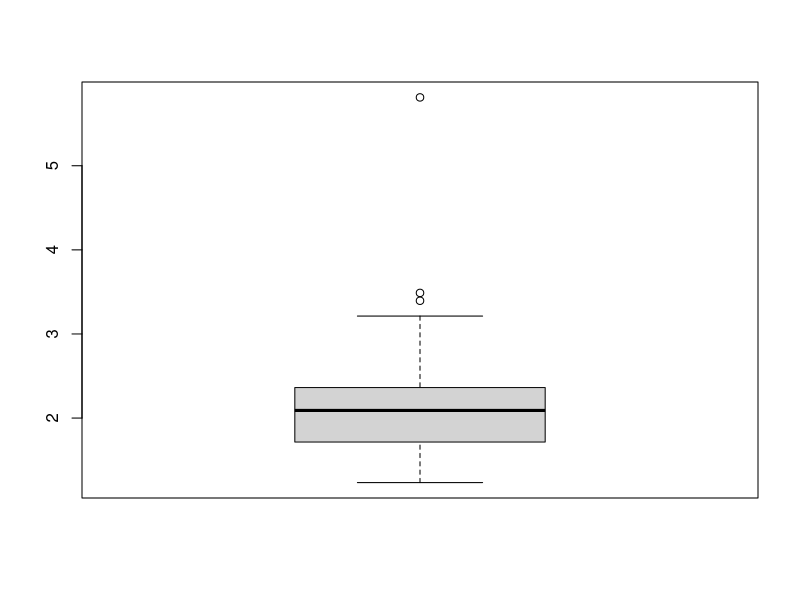
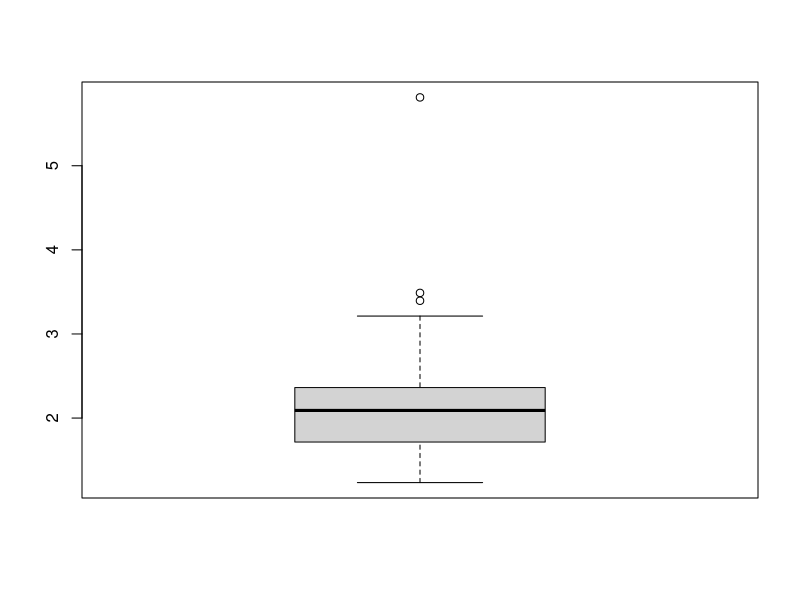
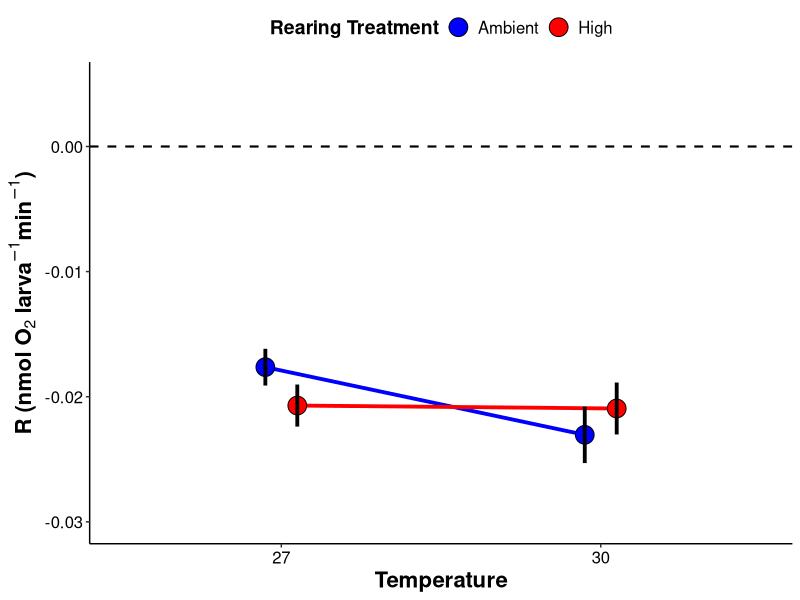
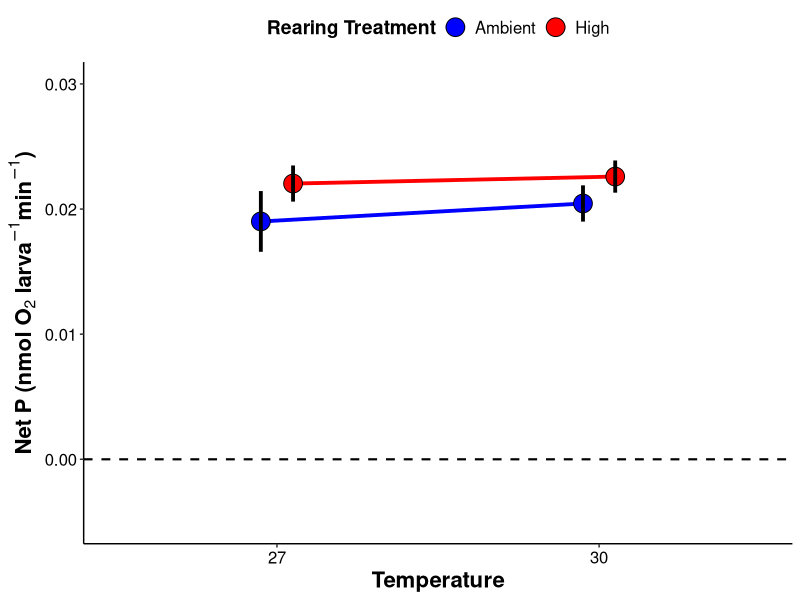
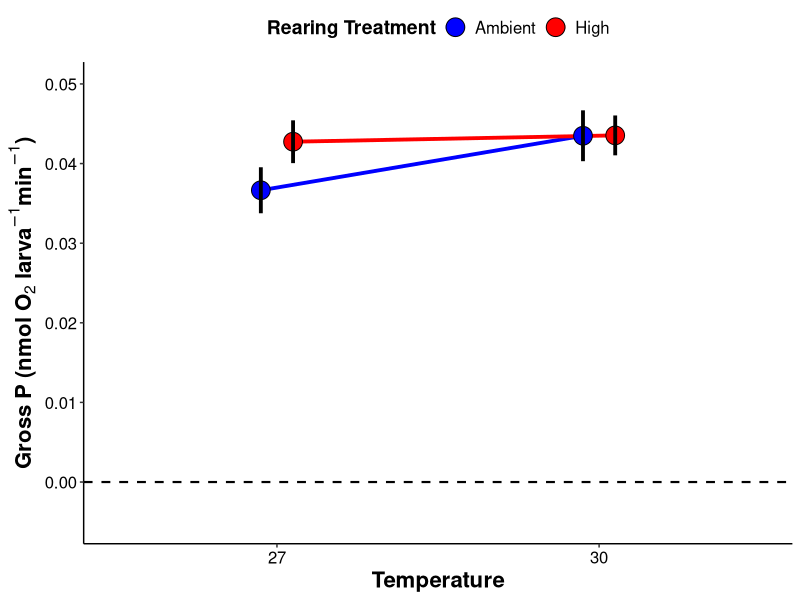
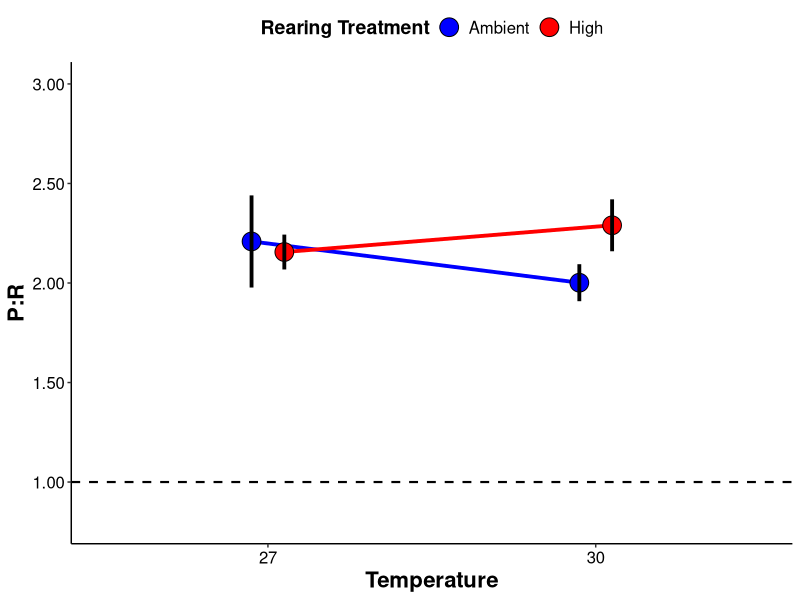
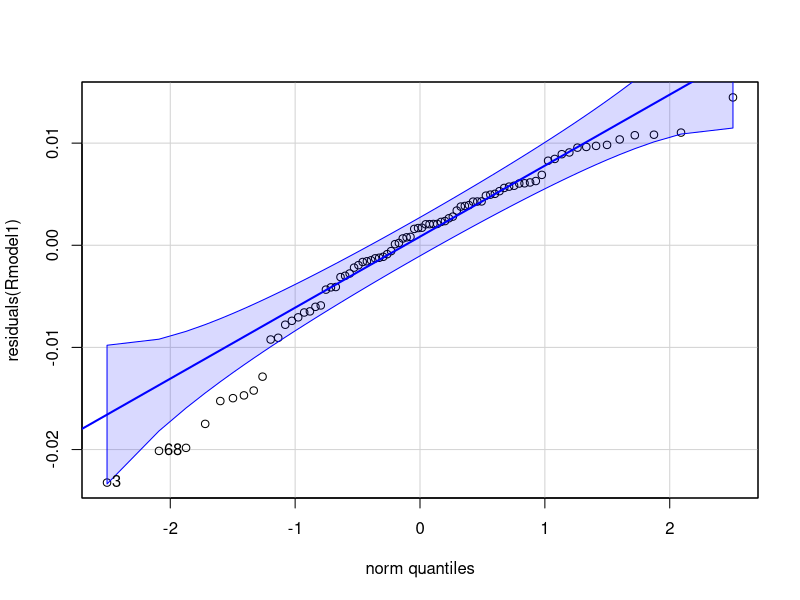
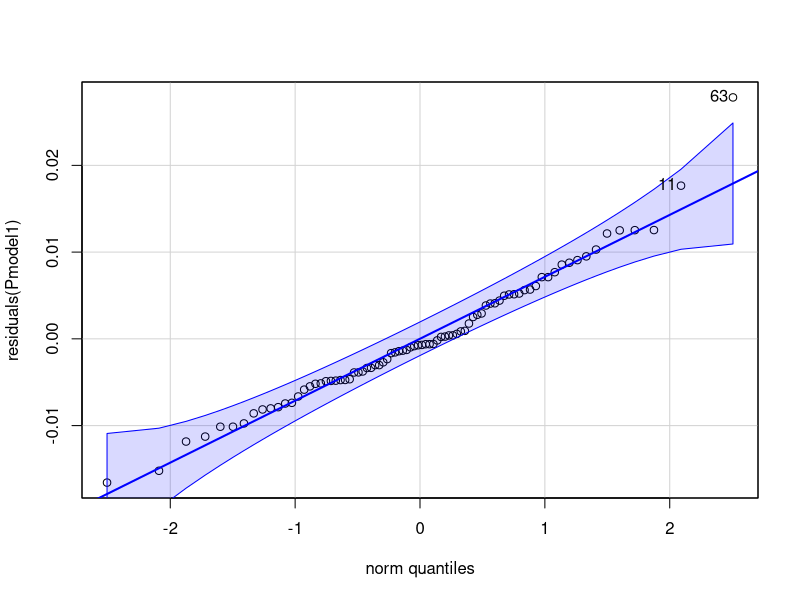

Source code (R) for these figures, in order:
## ---- chunk 1
knitr::opts_chunk$set(echo = TRUE, warning = FALSE, message = FALSE)
## ---- chunk 2
## install packages if you dont already have them in your library
if ("tidyverse" %in% rownames(installed.packages()) == 'FALSE') install.packages('tidyverse') 
if ("car" %in% rownames(installed.packages()) == 'FALSE') install.packages('car') 
if ("lme4" %in% rownames(installed.packages()) == 'FALSE') install.packages('lme4') 
if ("lmerTest" %in% rownames(installed.packages()) == 'FALSE') install.packages('lmerTest') 
if ("scales" %in% rownames(installed.packages()) == 'FALSE') install.packages('scales') 
if ("cowplot" %in% rownames(installed.packages()) == 'FALSE') install.packages('cowplot') 
if ("ggplot2" %in% rownames(installed.packages()) == 'FALSE') install.packages('ggplot2') 
if ("effects" %in% rownames(installed.packages()) == 'FALSE') install.packages('effects') 
if ("emmeans" %in% rownames(installed.packages()) == 'FALSE') install.packages('emmeans') 
if ("multcomp" %in% rownames(installed.packages()) == 'FALSE') install.packages('multcomp') 

#load packages
library("ggplot2")
library("tidyverse")
library('car')
library('lme4')
library('lmerTest')
library('scales')
library('cowplot')
library('effects')
library('emmeans')
library('multcomp')
## ---- chunk 3
PRdata<-read.csv("Mcap2021/Output/Respiration/oxygen_P_R_calc.csv") #load data
## ---- chunk 4
#remove all rows of wells that did not have samples or blanks
PRdata<-PRdata[!is.na(PRdata$Type),]

#format columns
PRdata$Temperature<-as.factor(PRdata$Temperature)
PRdata$Plate<-as.factor(PRdata$Plate)
PRdata$Run<-as.factor(PRdata$Run)
## ---- chunk 5
PRdata$ratio<-abs(PRdata$GP.nmol.org.min)/abs(PRdata$R.nmol.org.min) #calculate ratio with absolute values
#remove outliers detected by values of P:R ratio data
boxplot(PRdata$ratio)
PRdata<-PRdata%>%filter(ratio < 10)
boxplot(PRdata$ratio)
## ---- chunk 6

r_plot<-PRdata %>%
    group_by(Treatment, Temperature)%>%
    summarise(mean=mean(R.nmol.org.min), sd=sd(R.nmol.org.min), N=length(R.nmol.org.min), se=sd/sqrt(N))%>%
    ggplot(., aes(x = as.factor(Temperature), y = mean, group=interaction(Treatment, Temperature))) +
    geom_hline(yintercept=0, linetype="dashed", color="black", size=0.75)+
    geom_line(position=position_dodge(0.2), size=1.3, aes(color=Treatment, group=Treatment)) +
    geom_point(aes(fill=Treatment, group=interaction(Treatment, Temperature)), pch = 21, size=6, position = position_dodge(0.2)) + 
    geom_errorbar(aes(ymin=mean-se, ymax=mean+se, group=interaction(Treatment, Temperature)), width=0, linetype="solid", position=position_dodge(0.2), size=1.3, color="black")+
    xlab("Temperature") + 
    scale_fill_manual(name="Rearing Treatment", values=c("blue","red"))+
    scale_color_manual(name="Rearing Treatment", values=c("blue","red"))+
    ylab(expression(bold(paste("R (nmol ", O[2], " larva"^-1, "min"^-1, ")")))) +
    scale_y_continuous(limits=c(-0.03, 0.005), labels = scales::number_format(accuracy = 0.01, decimal.mark = '.'))+
    theme_classic() + 
    theme(
      legend.position="top",
      axis.title=element_text(face="bold", size=16),
      axis.text=element_text(size=12, color="black"), 
      legend.title=element_text(face="bold", size=14), 
      legend.text=element_text(size=12)
      ); r_plot

ggsave("Mcap2021/Figures/Respiration/Respiration.png", r_plot, dpi=300, w=8.5, h=5, units="in")
## ---- chunk 7
p_plot<-PRdata %>%
    group_by(Treatment, Temperature)%>%
    summarise(mean=mean(P.nmol.org.min), sd=sd(P.nmol.org.min), N=length(P.nmol.org.min), se=sd/sqrt(N))%>%
    ggplot(., aes(x = as.factor(Temperature), y = mean, group=interaction(Treatment, Temperature))) +
    geom_hline(yintercept=0, linetype="dashed", color="black", size=0.75)+
    geom_line(position=position_dodge(0.2), size=1.3, aes(color=Treatment, group=Treatment)) +
    geom_point(aes(fill=Treatment, group=interaction(Treatment, Temperature)), pch = 21, size=6, position = position_dodge(0.2)) + 
    geom_errorbar(aes(ymin=mean-se, ymax=mean+se, group=interaction(Treatment, Temperature)), width=0, linetype="solid", position=position_dodge(0.2), size=1.3, color="black")+
    xlab("Temperature") + 
    scale_fill_manual(name="Rearing Treatment", values=c("blue","red"))+
    scale_color_manual(name="Rearing Treatment", values=c("blue","red"))+
    ylab(expression(bold(paste("Net P (nmol ", O[2], " larva"^-1, "min"^-1, ")")))) +
    scale_y_continuous(limits=c(-0.005, 0.03), labels = scales::number_format(accuracy = 0.01, decimal.mark = '.'))+
    theme_classic() + 
    theme(
      legend.position="top",
      axis.title=element_text(face="bold", size=16),
      axis.text=element_text(size=12, color="black"), 
      legend.title=element_text(face="bold", size=14), 
      legend.text=element_text(size=12)
      ); p_plot

ggsave("Mcap2021/Figures/Respiration/NetPhotosynthesis.png", p_plot, dpi=300, w=5, h=5, units="in")
## ---- chunk 8
gp_plot<-PRdata %>%
    group_by(Treatment, Temperature)%>%
    summarise(mean=mean(GP.nmol.org.min), sd=sd(GP.nmol.org.min), N=length(GP.nmol.org.min), se=sd/sqrt(N))%>%
    ggplot(., aes(x = as.factor(Temperature), y = mean, group=interaction(Treatment, Temperature))) +
    geom_hline(yintercept=0, linetype="dashed", color="black", size=0.75)+
    geom_line(position=position_dodge(0.2), size=1.3, aes(color=Treatment, group=Treatment)) +
    geom_point(aes(fill=Treatment, group=interaction(Treatment, Temperature)), pch = 21, size=6, position = position_dodge(0.2)) + 
    geom_errorbar(aes(ymin=mean-se, ymax=mean+se, group=interaction(Treatment, Temperature)), width=0, linetype="solid", position=position_dodge(0.2), size=1.3, color="black")+
    xlab("Temperature") + 
    scale_fill_manual(name="Rearing Treatment", values=c("blue","red"))+
    scale_color_manual(name="Rearing Treatment", values=c("blue","red"))+
    ylab(expression(bold(paste("Gross P (nmol ", O[2], " larva"^-1, "min"^-1, ")")))) +
    scale_y_continuous(limits=c(-0.005, 0.05), labels = scales::number_format(accuracy = 0.01, decimal.mark = '.'))+
    theme_classic() + 
    theme(
      legend.position="top",
      axis.title=element_text(face="bold", size=16),
      axis.text=element_text(size=12, color="black"), 
      legend.title=element_text(face="bold", size=14), 
      legend.text=element_text(size=12)
      ); gp_plot

ggsave("Mcap2021/Figures/Respiration/GrossPhotosynthesis.png", gp_plot, dpi=300, w=5, h=5, units="in")
## ---- chunk 9
pr_plot<-PRdata %>%
    group_by(Treatment, Temperature)%>%
    summarise(mean=mean(ratio), sd=sd(ratio), N=length(ratio), se=sd/sqrt(N))%>%
    ggplot(., aes(x = as.factor(Temperature), y = mean, group=interaction(Treatment, Temperature))) +
    geom_hline(yintercept=1, linetype="dashed", color="black", size=0.75)+
    geom_line(position=position_dodge(0.2), size=1.3, aes(color=Treatment, group=Treatment)) +
    geom_point(aes(fill=Treatment, group=interaction(Treatment, Temperature)), pch = 21, size=6, position = position_dodge(0.2)) + 
    geom_errorbar(aes(ymin=mean-se, ymax=mean+se, group=interaction(Treatment, Temperature)), width=0, linetype="solid", position=position_dodge(0.2), size=1.3, color="black")+
    xlab("Temperature") + 
    scale_fill_manual(name="Rearing Treatment", values=c("blue","red"))+
    scale_color_manual(name="Rearing Treatment", values=c("blue","red"))+
    ylab(expression(bold(paste("P:R")))) +
    scale_y_continuous(limits=c(0.8, 3), labels = scales::number_format(accuracy = 0.01, decimal.mark = '.'))+
    theme_classic() + 
    theme(
      legend.position="top",
      axis.title=element_text(face="bold", size=16),
      axis.text=element_text(size=12, color="black"), 
      legend.title=element_text(face="bold", size=14), 
      legend.text=element_text(size=12)
      ); pr_plot

ggsave("Mcap2021/Figures/Respiration/PRratio.png", pr_plot, dpi=300, w=5, h=5, units="in")
## ---- chunk 10
full_fig<-plot_grid(r_plot, p_plot, gp_plot, pr_plot, ncol=4, nrow=1, rel_heights= c(1,1,1,1), rel_widths = c(1,1,1,1.2), label_y=1, align="h")

ggsave(filename="Mcap2021/Figures/Respiration/respirometry_fig.png", plot=full_fig, dpi=500, width=26, height=6, units="in")
## ---- chunk 11
Rmodel1<-lmer(R.nmol.org.min~Treatment*Temperature + (1|Run), data=PRdata) #run as random
anova(Rmodel1, type="II")
summary(Rmodel1)
## ---- chunk 12
qqPlot(residuals(Rmodel1))
leveneTest(residuals(Rmodel1)~Treatment*Temperature, data=PRdata)
## ---- chunk 13
emm<-emmeans(Rmodel1, ~Treatment*Temperature)
cld(emm)
## ---- chunk 14
Pmodel1<-lmer(P.nmol.org.min~Treatment*Temperature + (1|Run), data=PRdata) #run nested within day
anova(Pmodel1, type="II")
summary(Pmodel1)
## ---- chunk 15
qqPlot(residuals(Pmodel1))
leveneTest(residuals(Pmodel1)~Treatment*Temperature, data=PRdata)
## ---- chunk 16
emm<-emmeans(Pmodel1, ~Treatment*Temperature)
cld(emm)
## ---- chunk 17
GPmodel1<-lmer(GP.nmol.org.min~Treatment*Temperature + (1|Run), data=PRdata) #run nested within day
anova(GPmodel1, type="II")
summary(GPmodel1)
## ---- chunk 18
qqPlot(residuals(GPmodel1))
leveneTest(residuals(GPmodel1)~Treatment*Temperature, data=PRdata)
## ---- chunk 19
emm<-emmeans(GPmodel1, ~Treatment*Temperature)
cld(emm)
## ---- chunk 20
PRmodel1<-lmer(ratio~Treatment*Temperature + (1|Run), data=PRdata) #run as random
anova(PRmodel1, type="II")
summary(PRmodel1)
## ---- chunk 21
qqPlot(residuals(PRmodel1))
leveneTest(residuals(PRmodel1)~Treatment*Temperature, data=PRdata)
## ---- chunk 22
emm<-emmeans(PRmodel1, ~Treatment*Temperature)
cld(emm)
## ---- chunk 23
summary<-PRdata%>%
  group_by(Temperature, Treatment)%>%
  summarise(N=length(R.nmol.org.min),
            Mean_R=mean(R.nmol.org.min), 
            SE_R=sd(R.nmol.org.min)/sqrt(length(R.nmol.org.min)),
            Mean_P=mean(P.nmol.org.min), 
            SE_P=sd(P.nmol.org.min)/sqrt(length(P.nmol.org.min)),
            Mean_GP=mean(GP.nmol.org.min), 
            SE_GP=sd(GP.nmol.org.min)/sqrt(length(GP.nmol.org.min)),
            Mean_PR=mean(ratio), 
            SE_PR=sd(ratio)/sqrt(length(ratio)))

summary%>%
  write_csv(., "Mcap2021/Output/Respiration/mean_respiration.csv")
